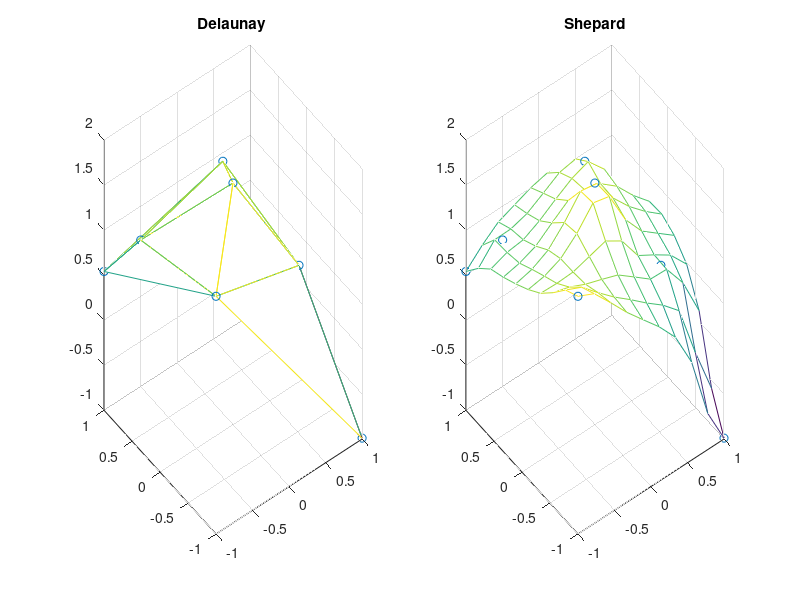

This chart was generated by the following MATLAB code:
% data of problem 3
x = [-1, -1, 1, 1, -0.7313, 0.5275, -0.0091, 0.3031];
y = [-1, 1, -1, 1, 0.6949, -0.4899, -0.010101, 0.5774];
z = [1.6389, 0.5403, -0.99, 0.1086, 0.9573, 0.827, 1.6936, 1.367];

% Delaunay's method
T = delaunay(x,y);
subplot(1,2,1);
trimesh(T,x,y,z);
hold on;
scatter3(x,y,z);
title('Delaunay ');

% Shepard’s method:

m = length(x);
n = 10;
xi  = linspace(-1,1,n);
yi = linspace(-1,1,n);
[xi,yi] = meshgrid(xi,yi);
F = zeros(n,n);

for i =1:n
    for j = 1:n
        %calculate the weightw
        w = zeros(m,1);
        for k = 1:m
            d = (x(k) - xi(i,j))^2 +(y(k) - yi(i,j))^2;
            
            % when sufficient close to the control point, avoid divide by zero
            if(d<1e-10)
                w = zeros(m,1);
                w(k) = 1;
                break;
            else 
                 w(k) = 1 / d;
            end
        end
        w = w / sum(w);
        for k = 1:m
            F(i,j) = F(i,j) + w(k) * z(k);
        end
    end
end

subplot(1,2,2);
mesh(xi,yi,F);
hold on;
scatter3(x,y,z);
title('Shepard');

